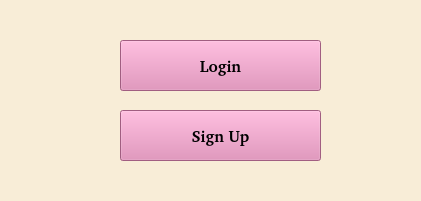
<?xml version="1.0" encoding="UTF-8"?>
<ui version="4.0">
 <class>Greet</class>
 <widget class="QMainWindow" name="Greet">
  <property name="geometry">
   <rect>
    <x>0</x>
    <y>0</y>
    <width>421</width>
    <height>201</height>
   </rect>
  </property>
  <property name="windowTitle">
   <string>Greeting!!!</string>
  </property>
  <property name="styleSheet">
   <string notr="true">background-color: rgb(248, 237, 215);</string>
  </property>
  <widget class="QWidget" name="centralwidget">
   <widget class="QPushButton" name="button1">
    <property name="geometry">
     <rect>
      <x>120</x>
      <y>40</y>
      <width>201</width>
      <height>51</height>
     </rect>
    </property>
    <property name="font">
     <font>
      <family>Champagne &amp; Limousines</family>
      <pointsize>12</pointsize>
      <weight>75</weight>
      <bold>true</bold>
     </font>
    </property>
    <property name="styleSheet">
     <string notr="true">background-color: rgb(226, 131, 180);
</string>
    </property>
    <property name="text">
     <string>Login</string>
    </property>
   </widget>
   <widget class="QPushButton" name="button2">
    <property name="geometry">
     <rect>
      <x>120</x>
      <y>110</y>
      <width>201</width>
      <height>51</height>
     </rect>
    </property>
    <property name="font">
     <font>
      <family>Champagne &amp; Limousines</family>
      <pointsize>12</pointsize>
      <weight>75</weight>
      <bold>true</bold>
     </font>
    </property>
    <property name="styleSheet">
     <string notr="true">background-color: rgb(226, 131, 180);
</string>
    </property>
    <property name="text">
     <string>Sign Up</string>
    </property>
   </widget>
  </widget>
  <widget class="QStatusBar" name="statusbar"/>
 </widget>
 <resources/>
 <connections/>
</ui>
